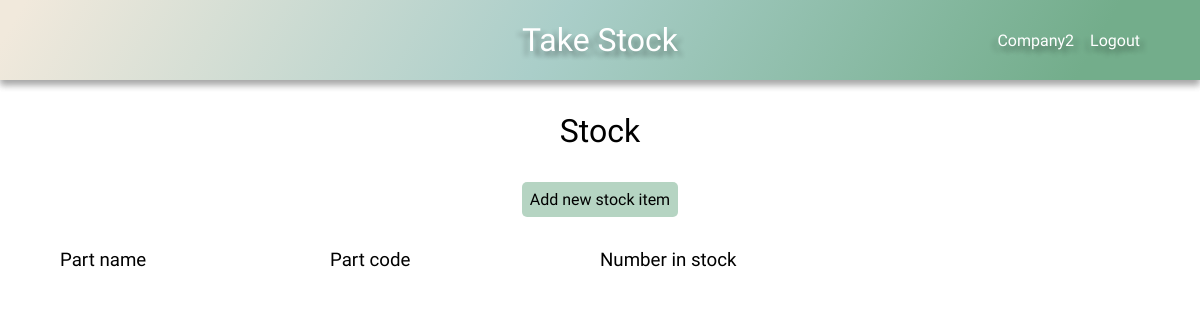
The app's page /stock/ (signed in), older data.
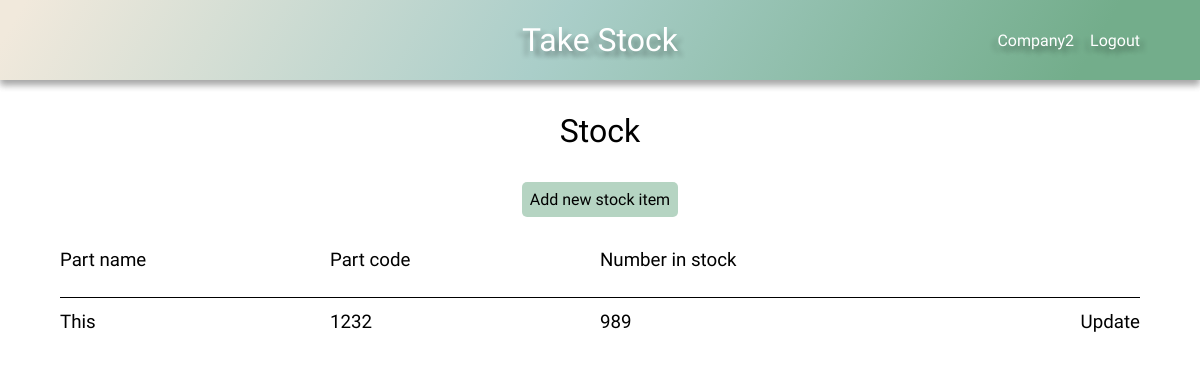
The same page, newer data.
### stock/models.py (models this page shows, shortened)
class Stock(models.Model):
    name = models.CharField(max_length=100)
    code = models.CharField(max_length=100)
    number_in_stock = models.IntegerField()
    company = models.ForeignKey(User, on_delete=models.CASCADE, default=1)

### stock/views.py (the view)
# urls.py: path('stock/', stock_page, name='stock'),
def stock_page(request):
    default_user = request.user
    stock = Stock.objects.filter(company=default_user)
    context = {
        'stock': stock,
    }
    return render(request, 'stock.html', context)

### stock/context_processors.py (called while the page is built)
def base(request):
    default_user = request.user
    return ({'default_user': default_user})

### stock/templates/stock.html
{% extends 'base.html' %}
{% load static %}
{% block head %}
    <link rel="stylesheet" href="{% static 'css/style.css' %}">
    <link rel="stylesheet" href="{% static 'css/grid.css' %}">
{% endblock %}
{% block content %}
    <h1>Stock</h1>
    <div class="add-new btn btn-submit btn-hover">
        <a href="{% url 'add_new_stock_part' %}">Add new stock item</a>
    </div>
    <div class="grid">
        <div class="grid-headings grid-4">
            <h3>Part name</h3>
            <h3>Part code</h3>
            <h3>Number in stock</h3>
        </div>
        {% for item in stock %}
        <div class="grid-row grid-4">
            <div class="item-name-content">
                <h3>{{ item.name }}</h3>
            </div>
            <div class="item-code-content">
                <h3>{{ item.code }}</h3>
            </div>
            <div class="item-number-content">
                <h3>{{ item.number_in_stock }}</h3>
            </div>
            <div class="update">
                <h3><a href="{% url 'update-stock' item.pk %}">Update</a></h3>
            </div>
        </div>
        {% endfor %}
    </div>
{% endblock %}

Row changes from the older to the newer data that the page shows:
added Stock: name "This", code "1232", number_in_stock "989"
